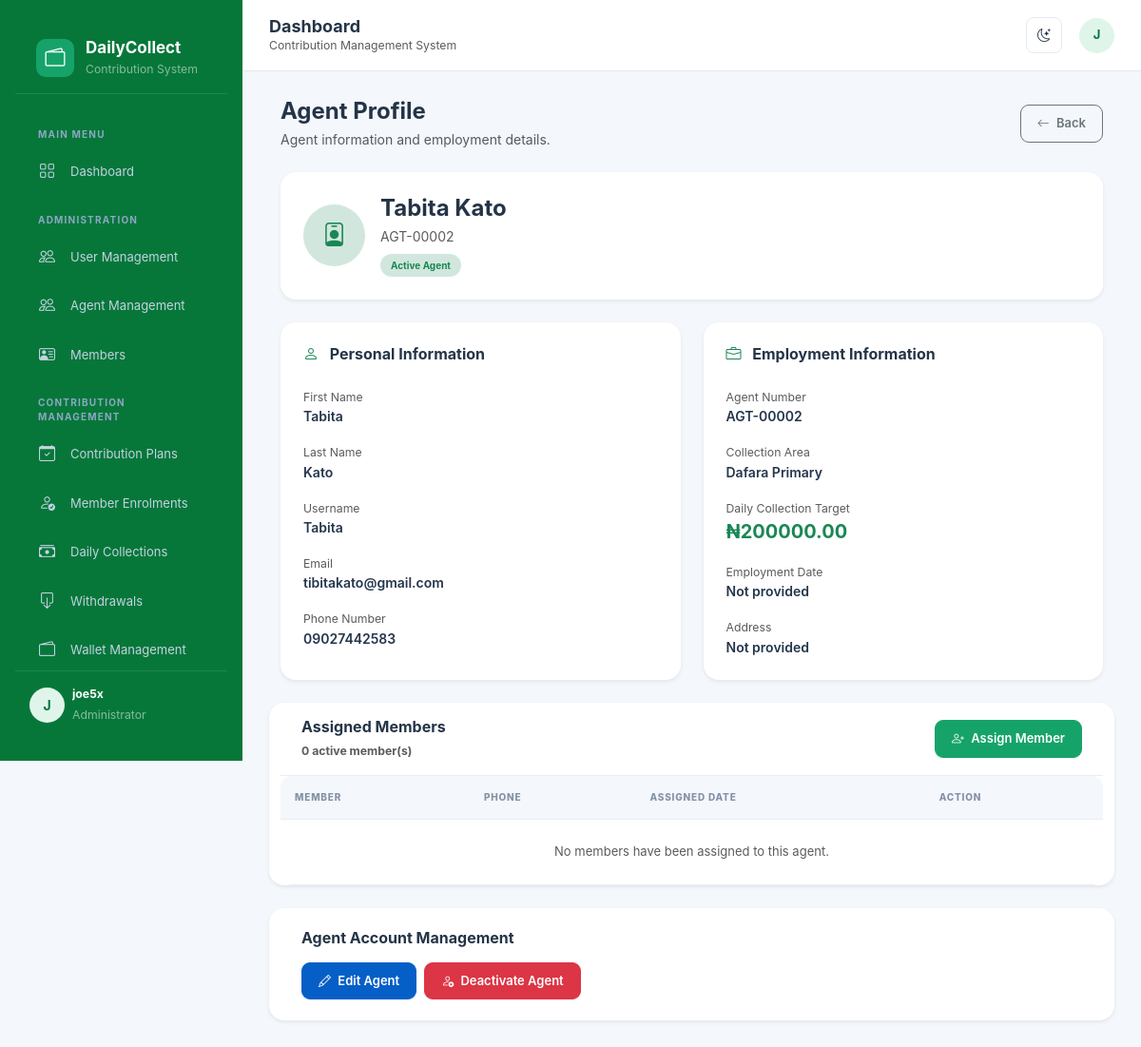
The app's page /agents/2/ (signed in), older data.
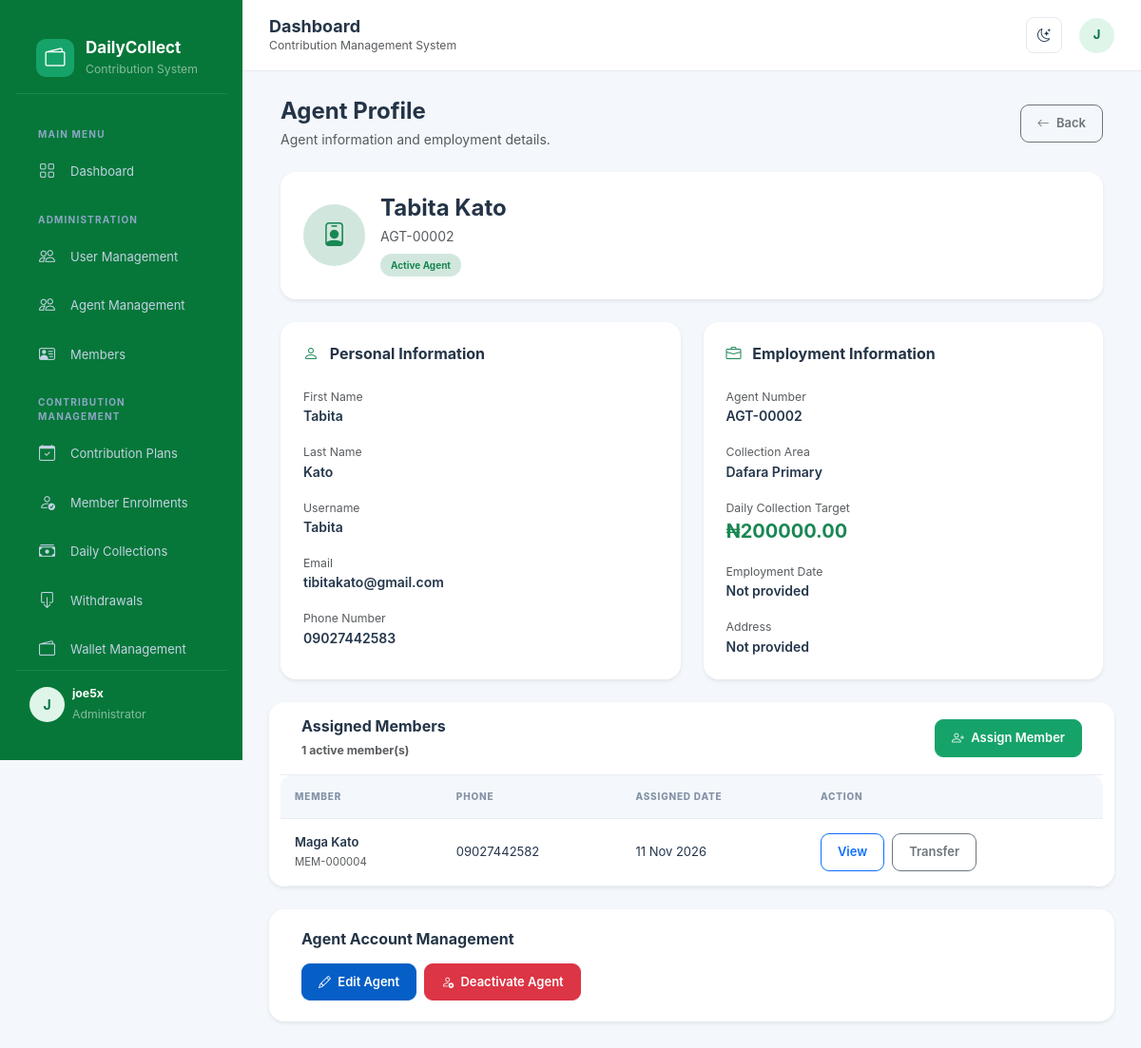
The same page, newer data.
### members/models.py (models this page shows, shortened)
class MemberAssignment(models.Model):
    member = models.ForeignKey(
        Member,
        on_delete=models.PROTECT,
        related_name='assignments'
    )
    agent = models.ForeignKey(
        Agent,
        on_delete=models.PROTECT,
        related_name='member_assignments'
    )
    assigned_by = models.ForeignKey(
        settings.AUTH_USER_MODEL,
        on_delete=models.SET_NULL,
        null=True,
        blank=True,
        related_name='created_assignments'
    )
    assigned_at = models.DateTimeField(auto_now_add=True)
    ended_at = models.DateTimeField(
        null=True,
        blank=True
    )
    is_active = models.BooleanField(default=True)
    notes = models.TextField(blank=True)
    class Meta:
        ordering = ['-assigned_at']
        constraints = [
            models.UniqueConstraint(
                fields=['member'],
                condition=models.Q(is_active=True),
                name='unique_active_member_assignment'
            )
        ]
        verbose_name = 'Member Assignment'
        verbose_name_plural = 'Member Assignments'

class Member(models.Model):
    class Gender(models.TextChoices):
        MALE = 'MALE', 'Male'
        FEMALE = 'FEMALE', 'Female'
    class Status(models.TextChoices):
        PENDING = 'PENDING', 'Pending Approval'
        ACTIVE = 'ACTIVE', 'Active'
        SUSPENDED = 'SUSPENDED', 'Suspended'
        INACTIVE = 'INACTIVE', 'Inactive'
    member_no = models.CharField(
        max_length=20,
        unique=True,
        blank=True
    )
    first_name = models.CharField(max_length=100)
    last_name = models.CharField(max_length=100)
    other_names = models.CharField(max_length=100, blank=True)
    gender = models.CharField(
        max_length=10,
        choices=Gender.choices,
        blank=True
    )
    date_of_birth = models.DateField(null=True, blank=True)
    phone = models.CharField(max_length=20)
    email = models.EmailField(blank=True)
    address = models.TextField(blank=True)
    photo = models.ImageField(
        upload_to='members/',
        blank=True,
        null=True
    )
    next_of_kin = models.CharField(max_length=150, blank=True)
    next_of_kin_phone = models.CharField(max_length=20, blank=True)
    user = models.OneToOneField(
        settings.AUTH_USER_MODEL,
        on_delete=models.SET_NULL,
        null=True,
        blank=True,
        related_name='member_profile'
    )
    status = models.CharField(
        max_length=15,
        choices=Status.choices,
        default=Status.PENDING
    )
    joined_at = models.DateField(auto_now_add=True)
    created_by = models.ForeignKey(
        settings.AUTH_USER_MODEL,
        on_delete=models.SET_NULL,
        null=True,
        blank=True,
        related_name='registered_members'
    )
    created_at = models.DateTimeField(auto_now_add=True)
    updated_at = models.DateTimeField(auto_now=True)
    @property
    def full_name(self):
        return ' '.join(
            part for part in [
                self.first_name,
                self.other_names,
                self.last_name
            ] if part
        )
    class Meta:
        ordering = ['-created_at']
        verbose_name = 'Member'
        verbose_name_plural = 'Members'

### agents/views.py (the view)
# urls.py: path('<int:pk>/', views.agent_detail, name='agent_detail'),
@login_required
@role_required(
    User.Role.ADMIN,
    User.Role.MANAGER,
    User.Role.SUPERVISOR
)
def agent_detail(request, pk):
    agent = get_object_or_404(
        Agent.objects.select_related('user'),
        pk=pk
    )
    assignments = agent.member_assignments.filter(
        is_active=True
    ).select_related('member').order_by('-assigned_at')
    context = {
        'agent': agent,
        'assignments': assignments,
        'assigned_members_count': assignments.count(),
    }
    return render(
        request,
        'agents/agent_detail.html',
        context
    )

### agents/models.py (called while the page is built)
    @property
    def full_name(self):
        return self.user.get_full_name() or self.user.username

### templates/agents/agent_detail.html (shortened to what the changed rows need)
{% extends 'base.html' %}
{% block content %}
<div class="container-fluid">
    <div class="row g-4">
        <div class="card border-0 shadow-sm mt-4">
    <div class="card-header py-3 d-flex justify-content-between align-items-center">
        <div>
            <h6 class="fw-bold mb-1">Assigned Members</h6>
            <small class="text-muted">
                {{ assigned_members_count }} active member(s)
            </small>
        </div>
    </div>
    <div class="table-responsive">
        <table class="table table-hover align-middle mb-0">
            <thead class="table-light">
                <tr>
                    <th>Member</th>
                    <th>Phone</th>
                    <th>Assigned Date</th>
                    <th>Action</th>
                </tr>
            </thead>
            <tbody>
                {% for assignment in assignments %}
                <tr>
                    <td>
                        <div class="fw-semibold">
                            {{ assignment.member.full_name }}
                        </div>
                        <small class="text-muted">
                            {{ assignment.member.member_no }}
                        </small>
                    </td>
                    <td>{{ assignment.member.phone }}</td>
                    <td>
                        {{ assignment.assigned_at|date:"d M Y" }}
                    </td>
                    <td>
                        <div class="d-flex gap-2">
                            <a href="{% url 'members:member_detail' assignment.member.pk %}"
                               class="btn btn-sm btn-outline-primary">
                                View
                            </a>
                            {% if request.user.role == 'ADMIN' or request.user.role == 'MANAGER' %}
                            <a href="{% url 'members:assignment_transfer' assignment.pk %}"
                               class="btn btn-sm btn-outline-secondary">
                                Transfer
                            </a>
                            {% endif %}
                        </div>
                    </td>
                </tr>
                {% empty %}
                <tr>
                    <td colspan="4" class="text-center py-4 text-muted">
                        No members have been assigned to this agent.
                    </td>
                </tr>
                {% endfor %}
            </tbody>
        </table>
    </div>
</div>
    </div>
</div>
{% endblock %}

Row changes from the older to the newer data that the page shows:
added MemberAssignment: member.full_name "Maga Kato", member.member_no "MEM-000004", member.phone "09027442582", assigned_at "11 Nov 2026"
Text that changed along with them:
{{ assigned_members_count }}: "0" → "1"
text no longer shown: "No members have been assigned to this agent."
